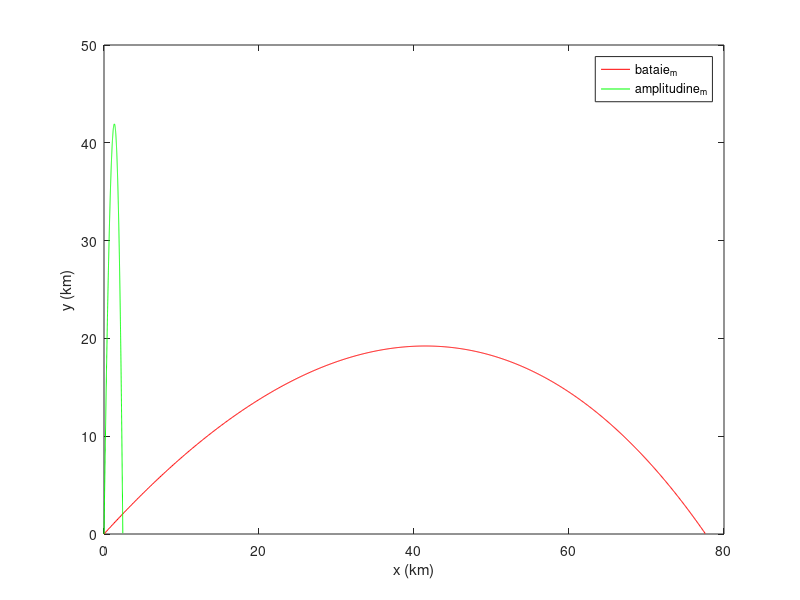

Source code (MATLAB):

% TEMA 1
% Pe baza programului din clasa laborator 2, construiti un program Matlab
% care sa determine unghiul de lansare pentru care bataia proiectilului
% este maxima

% Mod de rezolvare:
    % Caut unghiul in intervalul [1,89] incercand sa aflu valoare bataii
    % apoi aleg unghiul pentru care valoarea este maxima 
    % analog pentru calculul amplitudinei
    % elimin graficul vitezelor, find inutil pentru cerinta data

%Studiul numeric al miscarii balistice
%Un proiecdtil de masa m=0,8 kg este lansat cu viteza v0=800 m/s sub
%unghiul alfa0=pi/3. Lansarea se face de la suprafata pamantului pe un
%teren plat. Corpul intampina o forta de rezistenta la inaintare
%proportionala cu viteza, coeficientul de proportionalitate fiind
%r=(1/3)mg/v0. Sa se traseze graficele dependentei de timp ale vx, vy, v
%(modulul vitezei) precum si traiectoria proiectilului pana la cadere.

clc; clear all; close all

%Datele problemei:
g=9.81; %m/s^2
m=2; %kg
v0=1000; %m/s
r=(1/3)*m*g/v0;


tau=m/r; %s

%Definim variabila discreta timp
t0=0;
tf=200; %s
N=1601;
t=linspace(t0,tf,N); Delta_t=t(2)-t(1);

%Alocam spatiu de memorie pentru variabilele viteza si pozitie
vx=zeros(1,N);
vy=zeros(1,N);
x=zeros(1,N);
y=zeros(1,N);

% copie
vxc=zeros(1,N);
vyc=zeros(1,N);
xc=zeros(1,N);
yc=zeros(1,N);

% copie pt amplitudine
vxa=zeros(1,N);
vya=zeros(1,N);
xa=zeros(1,N);
ya=zeros(1,N);

b_max = 0; % bataia maxima
alpha_max = 0;

a_max = 0;
teta = 0;
%Scriem conditiile initiale. Pentru variabilele x si y conditiile initiale
%sunt deja luate.
% vx(1)=v0x; vy(1)=v0y;

%calculul vitezei si pozitiei la momentele t pentru intervalul de ungiuri
%[1,89]
for beta = 1:89
    vxc=zeros(1,N);
    vyc=zeros(1,N);
    xc=zeros(1,N);
    yc=zeros(1,N);
    v0xc=v0*cos(beta*pi/180); v0yc=v0*sin(beta*pi/180);
    vxc(1)=v0xc; vyc(1)=v0yc;
    yy = 0;
    for i=1:N-1
        vxc(i+1)=vxc(i)*(1-Delta_t/tau);
        vyc(i+1)=vyc(i)*(1-Delta_t/tau)-g*Delta_t;
        xc(i+1)=xc(i)+vxc(i)*Delta_t;
        yc(i+1)=yc(i)+vyc(i)*Delta_t;
        
        if yc(i+1) > a_max
            a_max = yc(i+1);
            teta = beta;
        end
        
        if yc(i+1)<0
            yy = i;
            break;
        end
    end
    if xc(yy) > b_max
        b_max = xc(yy);
        alpha_max = beta;
    end
end

%calculul vitezei si pozitiei la momentele t pentru unghiul pentru care
%bataia e maxima
v0x=v0*cos(alpha_max*pi/180); v0y=v0*sin(alpha_max*pi/180);
vx(1)=v0x; vy(1)=v0y;

%calculul vitezei si pozitiei la momentele t

for k=1:N-1
    vx(k+1)=vx(k)*(1-Delta_t/tau);
    vy(k+1)=vy(k)*(1-Delta_t/tau)-g*Delta_t;
    x(k+1)=x(k)+vx(k)*Delta_t;
    y(k+1)=y(k)+vy(k)*Delta_t;
    if y(k+1)<0
        break
    end
end

v0x=v0*cos(teta*pi/180); v0y=v0*sin(teta*pi/180);
vxa(1)=v0x; vya(1)=v0y;

for q=1:N-1
    vxa(q+1)=vxa(q)*(1-Delta_t/tau);
    vya(q+1)=vya(q)*(1-Delta_t/tau)-g*Delta_t;
    xa(q+1)=xa(q)+vxa(q)*Delta_t;
    ya(q+1)=ya(q)+vya(q)*Delta_t;
    if ya(q+1)<0
        break
    end
end

% t=t(1:k); 
vx=vx(1:k); 
vy=vy(1:k); 
x=x(1:k); 
y=y(1:k);
v=sqrt(vx.^2+vy.^2);

xa=xa(1:q); 
ya=ya(1:q);

%Reprezentarea grafica a dependentei de timp a vitezelor si a traiectoriei
%proiectilului.
% subplot(1,2,1)
% plot(t,vx,'r'); hold on
% plot(t,vy,'b')
% plot(t,v,'k')
% legend('v_x','v_y','v','location','north')
% xlabel('t(s)')
% ylabel('v_x, v_y, v (m/s)')
% 
% subplot(1,2,2)
x_km=x/1000;
y_km=y/1000;

xa_km=xa/1000;
ya_km=ya/1000;

plot(x_km, y_km, 'r');hold on
plot(xa_km, ya_km, 'g')
legend('bataie_m','amplitudine_m')
xlabel('x (km)')
ylabel('y (km)')

%afisarea de date referitoare la traiectorie:
disp('Bataie maxima # Durata in secunde a miscarii proiectilului este:')
disp(t(k))
disp('Bataie maxima # Inaltimea maxima in km atinsa de proiectil este:')
disp(max(y_km))
disp('Bataie maxima # Bataia proiectilului exprimata in km este:')
disp(x_km(k))
disp('Bataie maxima # Unghiul cautat este:')
disp(alpha_max)

disp('Amplitudine maxima # Durata in secunde a miscarii proiectilului este:')
disp(t(q))
disp('Amplitudine maxima # Inaltimea maxima in km atinsa de proiectil este:')
disp(max(ya_km))
disp('Amplitudine maxima # Bataia proiectilului exprimata in km este:')
disp(xa_km(q))
disp('Amplitudine maxima # Unghiul cautat este:')
disp(teta)

 
